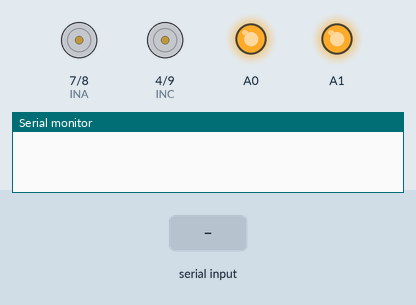
Recording of a sketch running on a simulated Arduino Uno, built with avr-gcc and run on an emulated ATmega328P. Shown: motor-driver pin pairs drawn as motors (green arrow = first pin HIGH = forward, orange = second pin HIGH = backward, longer = more drive, scaled by the enable pin), output pins drawn as LEDs (lit = HIGH), the last lines printed to the serial monitor. The inputs (shaded band) are chosen by the test bench.

Above: at 1.2 s.
1.3 s: byte 73 ('I') received over Serial
At 2.2 s:
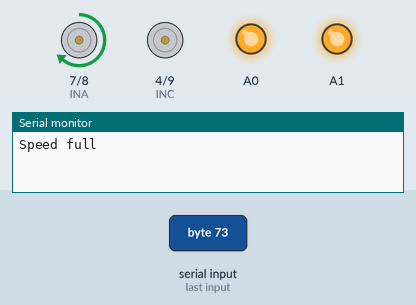
2.8 s: "S" received over Serial
At 3.4 s:
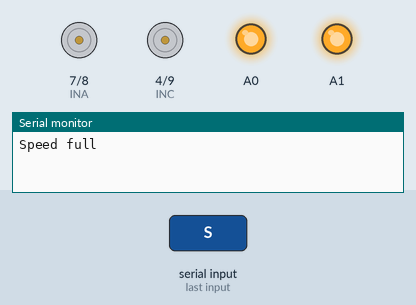
4.3 s: "F" received over Serial
At 5.5 s:
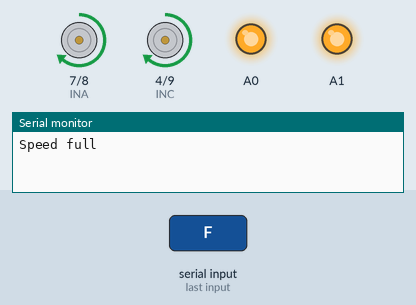
5.8 s: "B" received over Serial
At 6.9 s:
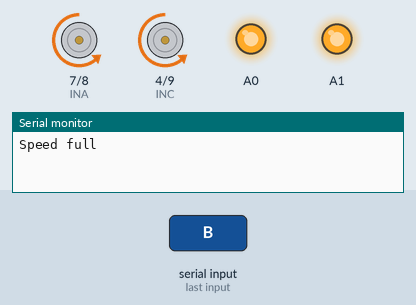
7.3 s: "R" received over Serial
At 8.0 s:
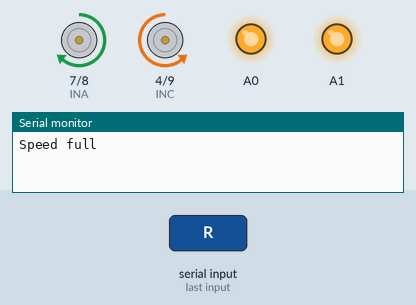
8.8 s: "L" received over Serial
At 9.1 s:
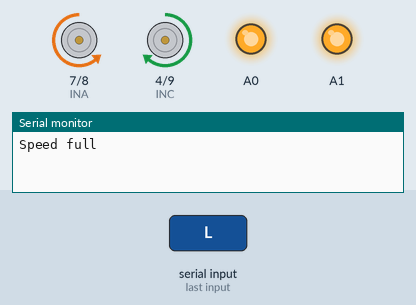
Timing chart, 0 to 11.3 s (numbered marks = the images above; inputs shaded):
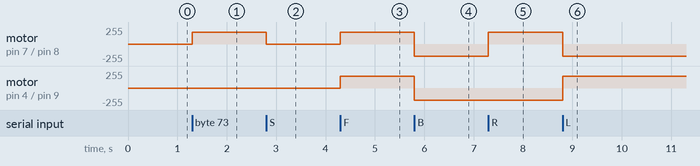

The sketch:

vnh3a2sp_bl_code.ino
```cpp
int ENA = 6;
int INA = 7;
int INB = 8;
int INC = 4;
int IND = 9;
int ENB = 5;

char incomingByte; // for incoming serial data
int speed_min = 135; //the minimum "speed" the motors will turn - take it lower and motors don't turn
int speed_max = 180; //

int speed_left = speed_max; // set both motors to maximum speed
int speed_right = speed_max;

void left();
void right();
void forward();
void backward();
void forward_left();
void forward_right();
void back_left();
void back_right();
void setup() {
  Serial.begin(38400);
  //Serial.begin(9600);
  pinMode(ENA, OUTPUT);
  pinMode(INA, OUTPUT);
  pinMode(INB, OUTPUT);
  pinMode(INC, OUTPUT);
  pinMode(IND, OUTPUT);
  pinMode(ENB, OUTPUT);
  pinMode(A0, OUTPUT);
  pinMode(A1, OUTPUT);
  digitalWrite(A0, HIGH);
  digitalWrite(A1, HIGH);
}

void loop() {

  if (Serial.available() > 0) {
    incomingByte = Serial.read();
  }
  switch (incomingByte)
  {
    case 'S':
      {
        stopo();
        //Serial.println("Stop\n");
        incomingByte = '*';
      }
      break;

    case 'F':

      { forward();

        // Serial.println("Forward\n");
        incomingByte = '*';
      }
      break;

    case 'B':

      { backward();
        // Serial.println("Backward\n");
        incomingByte = '*';
      }
      break;

    case 'R':
      // turn right
      {
        right();
        // Serial.println("Rotate Right\n");
        incomingByte = '*';
      }
      break;
    case 'L':
      {
        left();
        //Serial.println("Rotate Left\n");
        incomingByte = '*';
      }
      break;
    case '1':

      { speed_left = 20;
        speed_right = 20;
        //Serial.println("Speed 1\n");
        incomingByte = '*';
      }
      break;
    case '2':
      {
        speed_left = 40;
        speed_right = 40;
        //Serial.println("Speed 2 \n");
        incomingByte = '*';
      }
      break;
    case '3':
      {
        speed_left = 80;
        speed_right = 80;
        //Serial.println("Speed 3 \n");
        incomingByte = '*';
      }
      break;
    case '4':
      {
        speed_left = 100;
        speed_right = 100;
        //Serial.println("Speed 4 \n");
        incomingByte = '*';
      }
      break;
    case '5':
      {
        speed_left = 120;
        speed_right = 120;
        //Serial.println("Speed 5 \n");
        incomingByte = '*';
      }
      break;
    case '6':
      {
        speed_left = 140;
        speed_right = 140;
        //Serial.println("Speed 6 \n");
        incomingByte = '*';
      }
      break;
    case '7':
      {
        speed_left = 180;
        speed_right = 180;
        // Serial.println("Speed 7 \n");
        incomingByte = '*';
      }
      break;
    case '8':
      {
        speed_left = 200;
        speed_right = 200;
        //Serial.println("Speed 8 \n");
        incomingByte = '*';
      }
      break;
    case '9':
      {
        speed_left = 220;
        speed_right = 220;
        //Serial.println("Speed 9 \n");
        incomingByte = '*';
      }
      break;
    case 'q':
      {
        speed_left = 255;
        speed_right = 255;
        Serial.println("Speed full \n");
        incomingByte = '*';
      }
      break;
    case 'I':
      {
        forward_left();
        Serial.println("Speed full \n");
        incomingByte = '*';
      }
      break;
    case 'G':
      {
        forward_right();
        Serial.println("Speed full \n");
        incomingByte = '*';
      }
      break;
    case 'H':
      {
        back_left();
        Serial.println("Speed full \n");
        incomingByte = '*';
      }
      break;
    case 'J':
      {
        back_right();
        Serial.println("Speed full \n");
        incomingByte = '*';
      }
      break;
  }


}
void left() {
  analogWrite(ENA, speed_left);
  digitalWrite(INA, LOW);
  digitalWrite(INB, HIGH);
  digitalWrite(INC, HIGH);
  digitalWrite(IND, LOW);
  analogWrite(ENB, speed_right);

};
void right() {
  analogWrite(ENA, speed_left);
  digitalWrite(INA, HIGH);
  digitalWrite(INB, LOW);
  digitalWrite(INC, LOW);
  digitalWrite(IND, HIGH);
  analogWrite(ENB, speed_right);
};
void forward() {
  analogWrite(ENA, speed_left);
  digitalWrite(INA, HIGH);
  digitalWrite(INB, LOW);
  digitalWrite(INC, HIGH);
  digitalWrite(IND, LOW);
  analogWrite(ENB, speed_right);
};
void backward() {
  analogWrite(ENA, speed_left);
  digitalWrite(INA, LOW);
  digitalWrite(INB, HIGH);
  digitalWrite(INC, LOW);
  digitalWrite(IND, HIGH);
  analogWrite(ENB, speed_right);

};
void stopo() {
  analogWrite(ENA, speed_left);
  digitalWrite(INA, LOW);
  digitalWrite(INB, LOW);
  digitalWrite(INC, LOW);
  digitalWrite(IND, LOW);
  analogWrite(ENB, speed_right);

};
void forward_left() {
  analogWrite(ENA, speed_left);
  digitalWrite(INA, HIGH);
  digitalWrite(INB, LOW);
  digitalWrite(INC, LOW);
  digitalWrite(IND, LOW);
  analogWrite(ENB, speed_right);

};
void forward_right() {
  analogWrite(ENA, speed_left);
  digitalWrite(INA, LOW);
  digitalWrite(INB, LOW);
  digitalWrite(INC, HIGH);
  digitalWrite(IND, LOW);
  analogWrite(ENB, speed_right);
};
void back_left() {
  analogWrite(ENA, speed_left);
  digitalWrite(INA, LOW);
  digitalWrite(INB, LOW);
  digitalWrite(INC, LOW);
  digitalWrite(IND, HIGH);
  analogWrite(ENB, speed_right);

};
void back_right() {
  analogWrite(ENA, speed_left);
  digitalWrite(INA, LOW);
  digitalWrite(INB, HIGH);
  digitalWrite(INC, LOW);
  digitalWrite(IND, LOW);
  analogWrite(ENB, speed_right);
};
```

Measured:
- after the input at 1.3 s, motor on pin 7 (INA) / pin 8 (INB): stopped → forward 180/255 at once
- after the input at 2.8 s, motor on pin 7 (INA) / pin 8 (INB): forward 180/255 → stopped at once
- after the input at 4.3 s, motor on pin 7 (INA) / pin 8 (INB), motor on pin 4 (INC) / pin 9 (IND): stopped → forward 180/255 at once
- after the input at 5.8 s, motor on pin 7 (INA) / pin 8 (INB), motor on pin 4 (INC) / pin 9 (IND): forward 180/255 → backward 180/255 at once
- after the input at 7.3 s, motor on pin 7 (INA) / pin 8 (INB): backward 180/255 → forward 180/255 at once
- after the input at 8.8 s, motor on pin 7 (INA) / pin 8 (INB): forward 180/255 → backward 180/255 at once; motor on pin 4 (INC) / pin 9 (IND): backward 180/255 → forward 180/255 at once
